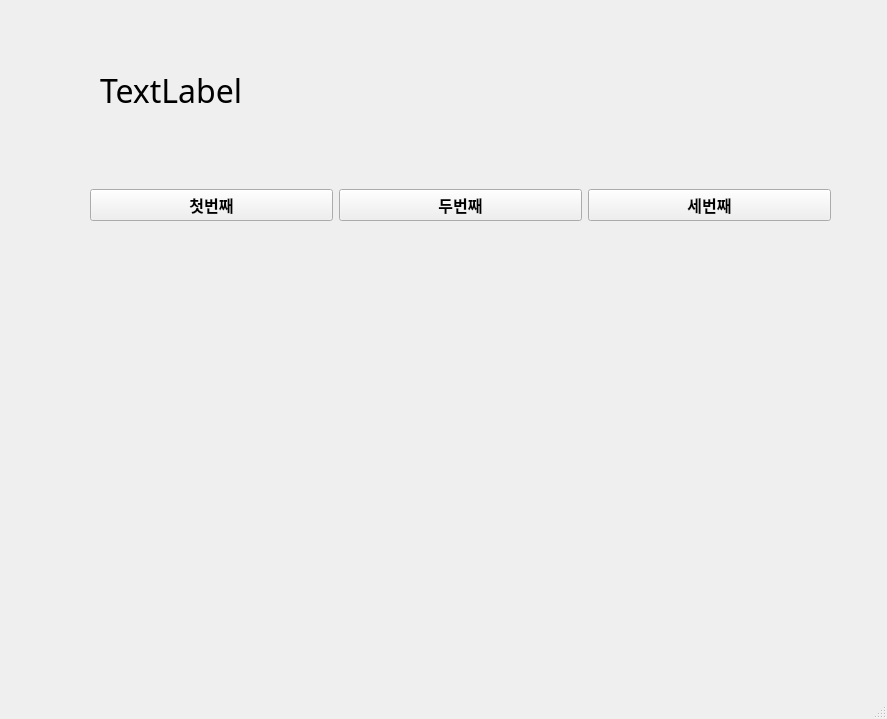
<?xml version="1.0" encoding="UTF-8"?>
<ui version="4.0">
 <class>MainWindow</class>
 <widget class="QMainWindow" name="MainWindow">
  <property name="geometry">
   <rect>
    <x>0</x>
    <y>0</y>
    <width>887</width>
    <height>719</height>
   </rect>
  </property>
  <property name="windowTitle">
   <string>MainWindow</string>
  </property>
  <widget class="QWidget" name="centralwidget">
   <widget class="QWidget" name="horizontalLayoutWidget">
    <property name="geometry">
     <rect>
      <x>90</x>
      <y>130</y>
      <width>741</width>
      <height>151</height>
     </rect>
    </property>
    <layout class="QHBoxLayout" name="horizontalLayout">
     <item>
      <widget class="QPushButton" name="pushButton">
       <property name="font">
        <font>
         <family>Agency FB</family>
         <pointsize>12</pointsize>
         <weight>75</weight>
         <bold>true</bold>
        </font>
       </property>
       <property name="text">
        <string>첫번째</string>
       </property>
      </widget>
     </item>
     <item>
      <widget class="QPushButton" name="pushButton_2">
       <property name="font">
        <font>
         <family>Agency FB</family>
         <pointsize>12</pointsize>
         <weight>75</weight>
         <bold>true</bold>
        </font>
       </property>
       <property name="text">
        <string>두번째</string>
       </property>
      </widget>
     </item>
     <item>
      <widget class="QPushButton" name="pushButton_3">
       <property name="font">
        <font>
         <family>Agency FB</family>
         <pointsize>12</pointsize>
         <weight>75</weight>
         <bold>true</bold>
        </font>
       </property>
       <property name="text">
        <string>세번째</string>
       </property>
      </widget>
     </item>
    </layout>
   </widget>
   <widget class="QLabel" name="label">
    <property name="geometry">
     <rect>
      <x>100</x>
      <y>70</y>
      <width>731</width>
      <height>41</height>
     </rect>
    </property>
    <property name="font">
     <font>
      <family>맑은 고딕</family>
      <pointsize>24</pointsize>
     </font>
    </property>
    <property name="text">
     <string>TextLabel</string>
    </property>
   </widget>
  </widget>
  <widget class="QMenuBar" name="menubar">
   <property name="geometry">
    <rect>
     <x>0</x>
     <y>0</y>
     <width>887</width>
     <height>21</height>
    </rect>
   </property>
  </widget>
  <widget class="QStatusBar" name="statusbar"/>
 </widget>
 <resources/>
 <connections>
  <connection>
   <sender>pushButton</sender>
   <signal>clicked()</signal>
   <receiver>MainWindow</receiver>
   <slot>firstClick()</slot>
   <hints>
    <hint type="sourcelabel">
     <x>189</x>
     <y>227</y>
    </hint>
    <hint type="destinationlabel">
     <x>248</x>
     <y>306</y>
    </hint>
   </hints>
  </connection>
  <connection>
   <sender>pushButton_2</sender>
   <signal>clicked()</signal>
   <receiver>MainWindow</receiver>
   <slot>secondClick()</slot>
   <hints>
    <hint type="sourcelabel">
     <x>425</x>
     <y>236</y>
    </hint>
    <hint type="destinationlabel">
     <x>501</x>
     <y>309</y>
    </hint>
   </hints>
  </connection>
  <connection>
   <sender>pushButton_3</sender>
   <signal>clicked()</signal>
   <receiver>MainWindow</receiver>
   <slot>thirdClick()</slot>
   <hints>
    <hint type="sourcelabel">
     <x>673</x>
     <y>229</y>
    </hint>
    <hint type="destinationlabel">
     <x>762</x>
     <y>309</y>
    </hint>
   </hints>
  </connection>
 </connections>
 <slots>
  <slot>firstClick()</slot>
  <slot>secondClick()</slot>
  <slot>thirdClick()</slot>
 </slots>
</ui>
